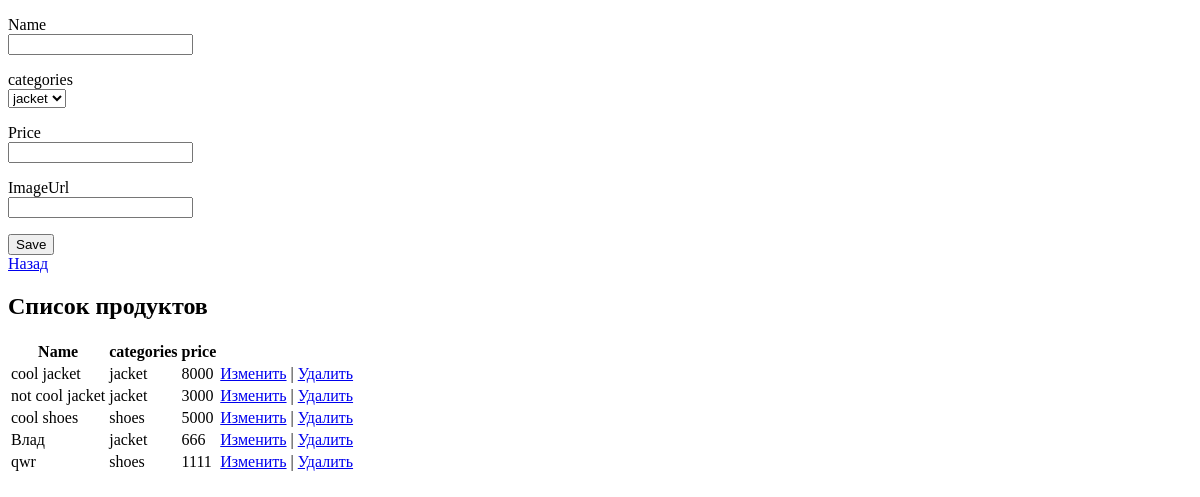
/admin, run on an earlier commit of the app's database.
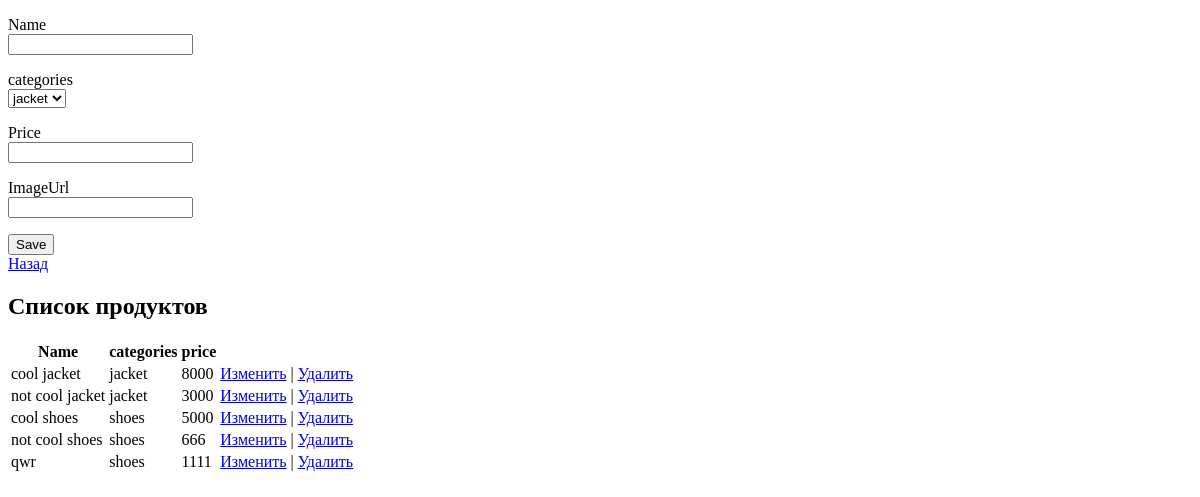
And on a later commit of the database.
### firstapp/models.py (models this page shows)
class Produckt(models.Model):
    name = models.CharField(max_length=20)
    categories = models.CharField(max_length=20)
    price = models.IntegerField()
    imageUrl = models.CharField(max_length=20)

### firstapp/views.py (the view, shortened to what this page needs)
# urls.py: re_path(r'^admin', views.admin),
def admin(request):
    product = Produckt.objects.all()
    return render(request, "firstapp/admin.html", {"products": product})

### templates/firstapp/admin.html (shortened to what this page needs)
<!DOCTYPE html>
<html>
<head>
</head>
<body class="container">
    <form method="POST" action="admin/">
        <p>
            <label>Name</label><br>
            <input type="text" name="name" />
        </p>
        <p>
            <label>categories</label><br>
            <select name="categories" >
                <option value="jacket">jacket</option>
            </select>
        </p>
        <p>
            <label>Price</label><br>
            <input type="number" name="price" />
        </p>
        <p>
            <label>ImageUrl</label><br>
            <input type="text" name="imageUrl" />
        </p>
        <input type="submit" value="Save" >
    </form>
    <a href="/index.html">Назад</a>
    {% if products.count > 0 %}
    <h2>Список продуктов</h2>
    <table>
        <tr><th>Name</th><th>categories</th><th>price</th></tr>
        {% for product in products %}
        <tr>
            <td>{{ product.name }}</td>
            <td>{{ product.categories }}</td>
            <td>{{ product.price }}</td>
         <td><a href="edit/{{product.id}}">Изменить</a> | <a href="delete/{{product.id}}">Удалить</a></td>
        </tr>
        {% endfor %}
    </table>
    {% endif %}
</body>
</html>

What changed in the data, as far as the page shows it:
changed Produckt: name "Влад" → "not cool shoes"; categories "jacket" → "shoes"
